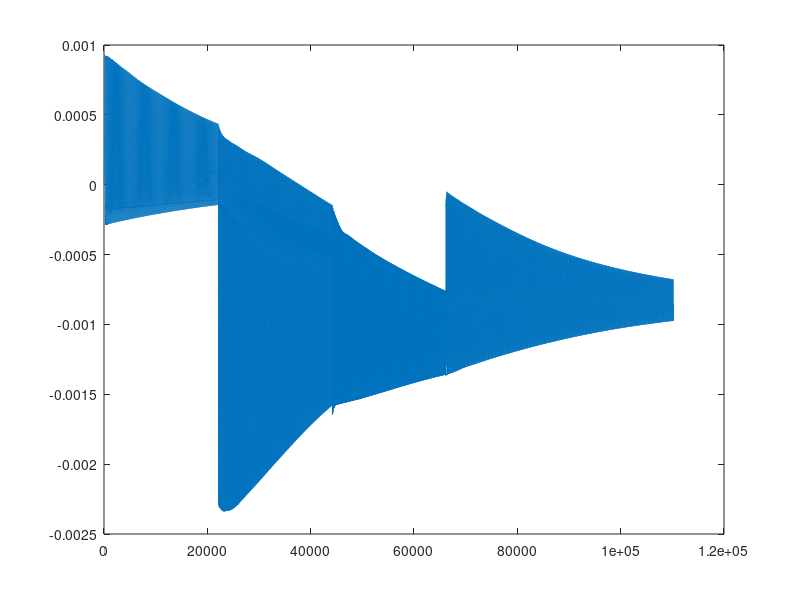

The MATLAB script that drew this image:
clear;
fs = 44100;
s = 2.5;

L = 0.65;

radius = 4e-04;
rho = 1200;

f0 = 220;

Area = pi*radius^2;

T = (2*f0*L)^2 * rho * Area;
%T = 60;
In = (pi*radius^4)/4;

Emod = 2e9;
k = 1/fs;

sigma0 = 1.38;
sigma1 = 1.3e-3;

kappa = sqrt(Emod*In/rho/Area); % Stiffness
c = sqrt(T/rho/Area);
h = sqrt((c^2*k^2+4*sigma1*k+sqrt((c^2*k^2+4*sigma1*k)^2+16*kappa^2*k^2))/2);

N = floor(L/h);
h = L/N;
uNext = zeros(N+3,1);
u = zeros(N+3,1);
uPrev = zeros(N+3,1);
range = 3:N+1;
out = zeros(fs*s,1);

excdursec = 0.005;
excdursamp = round(excdursec * fs);
excidx = (0:excdursamp-1)'/excdursamp;
excforce = 0.5;

excvec = [(excforce/2) * (1 - cos(pi * excidx)); zeros(3*fs, 1)];

excpointmeter = 0.52;
excpoint = floor(excpointmeter/h);
excspread = zeros(N+3, 1);
excspread(excpoint+2:excpoint+3) = [1 - excpointmeter/h + excpoint; excpointmeter/h - excpoint];
excspread = excspread / h;

Dxfwd = eye(N+4, N+3);
for i=2:N+4
    Dxfwd(i,i-1) = -1;
end
Dxfwd = Dxfwd / h;

Dxbwd = -Dxfwd';

Dxx = Dxbwd * Dxfwd;
Dxxxx = Dxx^2;

K = 1e15;
alpha = 1.01;


nFinger = 3;
psiFinger = zeros(nFinger, 1);

fingerpos = [0.1; L/4; L/2];
fingeridx = floor(fingerpos/h);
Jfinger = zeros(N+3, nFinger);
for i = 1:nFinger
    Jfinger(fingeridx(i)+2:fingeridx(i)+3, i) = [1 - fingerpos(i)/h + fingeridx(i); fingerpos(i)/h - fingeridx(i)];
end
Ifinger = Jfinger';
Jfinger = Jfinger / h;
fingerstart = 5e-3 * ones(nFinger, 1);
fingerstop = [-1e-3 -2e-3 -3e-3];

fingerVStart = [0;-8;-10];
fingerV = fingerVStart;
fingerV = fingerVStart * 0;
fingerMass = [2e-4; 1e-4; 1e-4];
fingerPrev = fingerstart;
finger = fingerstart;
fingerNext = zeros(nFinger, 1);
fingerforce = zeros(nFinger, 1);

etaFingerPrev = -fingerPrev;
etaFinger = -finger;
etaFingerNext = zeros(nFinger, 1);


%
%excvec = excvec * 0;

for n = 1:fs*s
    
    tension = T * Dxx * u;
    stiffness = Emod * In * Dxxxx * u;
    lossindpd = 2 * rho * Area * sigma0 * (u - uPrev) / k;
    lossdpd = 2 * rho * Area * sigma1 * (Dxx * u  - Dxx * uPrev) / k;
    
    inertial = rho * Area * (-2 * u + uPrev) / k^2;
   
    gfinger = sqrt(K*(alpha + 1)/2)*max(etaFinger, 0).^((alpha - 1)/2);
%     fingerforce = 0;
    fingerNext = fingerMass .* (2 * finger - fingerPrev) / k^2 - fingerforce;
    fingerNext = fingerNext + gfinger .* psiFinger - gfinger.^2 .* etaFingerPrev / 4;
    
    af = fingerMass / k^2 + gfinger.^2 / 4;
    as = rho * Area / k^2 * ones(N+3, 1);
    
    uNext = tension - lossindpd + lossdpd - stiffness - inertial + excspread * excvec(n);
    A = diag(as);
    for i=1:nFinger
        uNext = uNext - Jfinger(:,i) * gfinger(i) * psiFinger(i) + Jfinger(:,i) * etaFingerPrev(i) * gfinger(i)^2 / 4 + Jfinger(:,i) * gfinger(i)^2 * fingerNext(i) / (4*af(i));
        A = A - (gfinger(i)^2/(4*af(i)) - 1) * gfinger(i)^2/4 * Jfinger(:,i) * Ifinger(i,:);
    end
    
    uNext = (uNext'/A')';

    uNext(2) = 0;
    uNext(1) = -uNext(3);
    uNext(N+3) = -uNext(N+1);
    uNext(N+2) = 0;
    
    
    for i=1:nFinger
        fingerNext(i) = (fingerNext(i) + gfinger(i)^2/4 * Ifinger(i,:) * uNext) / af(i);   
        etaFingerNext(i) = Ifinger(i,:) * uNext - fingerNext(i);
        if fingerNext(i) < fingerstop(i)
            fingerV(i) = 0;
        end  
        
%         if etaFingerNext(i) > 1e-3
%             fingerV(i) = fingerVStart(i);
%         end
    end

    
    if n == fs
        fingerV(3) = fingerVStart(3);
    end
    
    if n == fs/2
        fingerV(2) = fingerVStart(2);
    end
    currFingerV = (fingerNext - fingerPrev) / (2*k);
    
    fingerforce = (gfinger.^2/4 .* (etaFingerNext - etaFingerPrev) + gfinger .* psiFinger);
    fingerforce(fingerforce < 0) = 0;
    
    
    for i=1:nFinger
       fingerforce(i) = fingerforce(i) + fingerMass(i) * max(currFingerV(i) - fingerV(i), 0)/k;
    end
    
    psiFinger = psiFinger + (etaFingerNext - etaFingerPrev) / 2;
    
    uPrev = u;
    u = uNext;
    etaFinger = etaFingerNext;
    etaFingerPrev = etaFinger;
    finger = fingerNext;
    fingerPrev = finger;
    
    
    if n == round(1.5 * fs)
        etaFinger(3) = 0;
        etaFingerPrev(3) = 0;
        etaFingerNext(3) = 0;
        fingerPrev(3) = fingerstart(3);
        finger(3) = fingerstart(3);
        fingerNext(3) = fingerstart(3);
        
        excvec(n+1:n+length(excidx)) = (0.1/2) * (1 - cos(pi * excidx));

        excpointmeter = fingerpos(3);
        excpoint = floor(excpointmeter/h);
        excspread = zeros(N+3, 1);
        excspread(excpoint+2:excpoint+3) = [1 - excpointmeter/h + excpoint; excpointmeter/h - excpoint];
        excspread = excspread / h;
    end
    
    out(n) = uNext(floor(0.55/h)+2);
% 
%         plot(h*(0:N), uNext(2:N+2));
%         hold on;
%         plot(fingerpos, fingerNext, 'b.');
%         ylim([-2e-2, 6e-3]);
%         hold off;
%         drawnow;


end

plot(out);
soundsc(out,fs);
